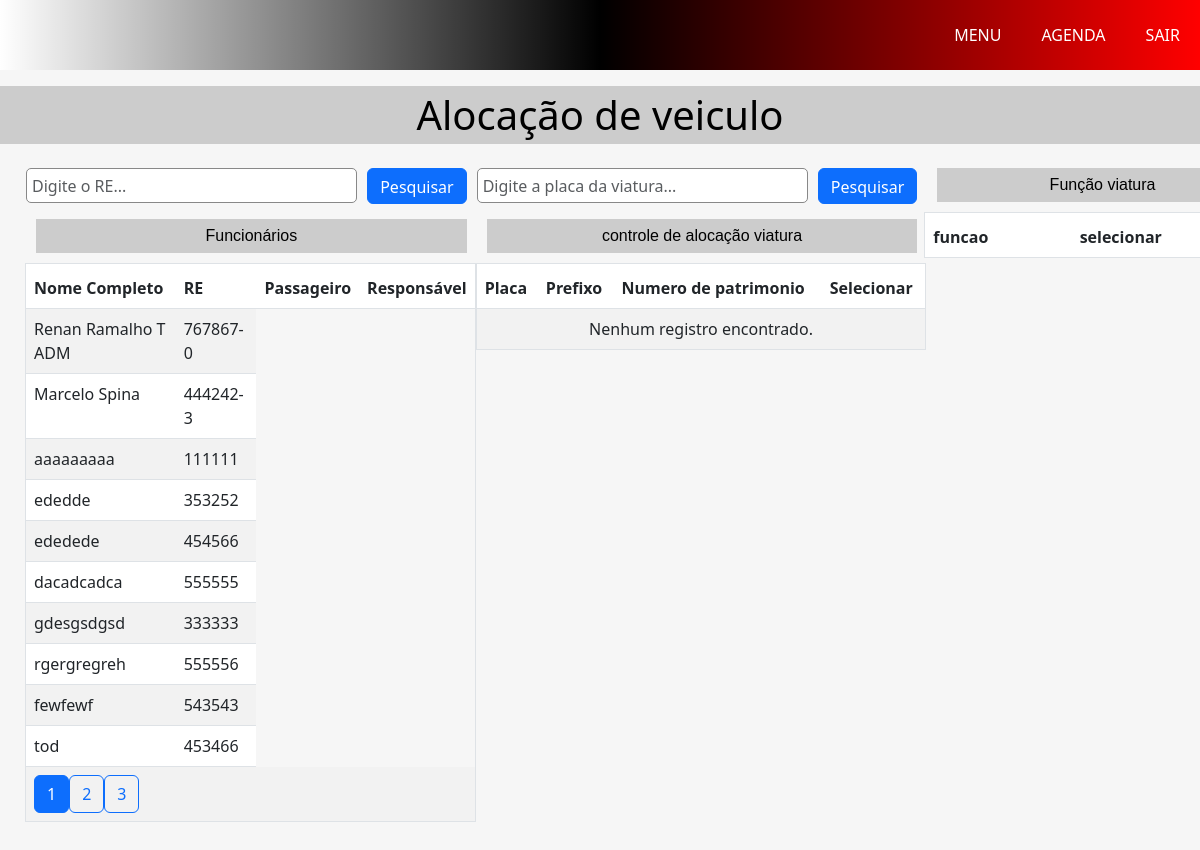
The app's page /p4/motomeclocacao.php, older data.
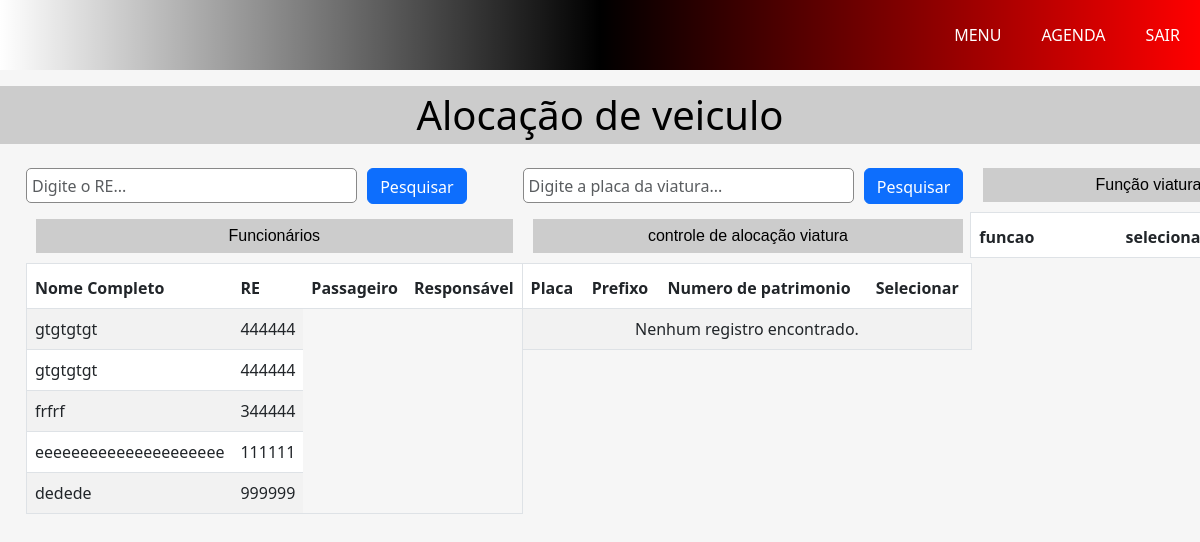
The same page, newer data.
### tables this page shows
CREATE TABLE `p1` (
  `id` int(2) NOT NULL,
  `RE` int(6) NOT NULL,
  `NomeCompleto` varchar(55) NOT NULL,
  `NomeGuerra` varchar(50) NOT NULL,
  `DataNascimento` date NOT NULL,
  `DataAdmissao` date NOT NULL,
  `Id_TipoSanguineo` int(1) NOT NULL,
  `Id_CidadeNatal` int(5) NOT NULL,
  `Id_CidadeEndereco` int(5) NOT NULL,
  `NomePai` varchar(55) NOT NULL,
  `NomeMae` varchar(55) NOT NULL,
  `Id_EstadoCivil` int(1) NOT NULL,
  `CPF` varchar(14) NOT NULL,
  `RG` varchar(9) NOT NULL,
  `CNH` int(11) NOT NULL,
  `ValidadeCNH` date NOT NULL,
  `Id_CategoriaCNH` int(1) NOT NULL,
  `Id_SATCNH` int(1) NOT NULL,
  `CEP` int(8) NOT NULL,
  `Endereco` varchar(100) NOT NULL,
  `Numero` int(5) NOT NULL,
  `Id_Logradouro` int(2) NOT NULL,
  `Bairro` varchar(50) NOT NULL,
  `Complemento` varchar(100) DEFAULT NULL,
  `NomeConjuge` varchar(70) NOT NULL,
  `DtNascConjuge` date NOT NULL,
  `Id_Sexo` int(1) NOT NULL,
  `Telefone1` varchar(14) NOT NULL,
  `Telefone2` varchar(14) DEFAULT NULL,
  `TelefoneRecados` varchar(14) NOT NULL,
  `img` varchar(80) DEFAULT 'img/usuario.png',
  `Id_graduacao` int(2) NOT NULL,
  `Id_estadoAtual` int(2) NOT NULL,
  `Id_estadoNatal` int(2) NOT NULL,
  `DtApresentacao` date NOT NULL
);

### p4/material_viewveiculo.php (the view, shortened to what this page needs)
<?php
require_once("../conexao/conexao.php");
$registrosPorPagina = 10;
$paginaAtual = isset($_GET['pagina']) ? intval($_GET['pagina']) : 1;
$offset = ($paginaAtual - 1) * $registrosPorPagina;
if (isset($_POST['re'])) {
    $re = trim($_POST['re']);
    $comandoSQL = "
        SELECT p1.* FROM p1
        WHERE p1.RE LIKE :re
        LIMIT :limit OFFSET :offset
    ";
    $stmt = $conexao->prepare($comandoSQL);
    $re = "%$re%";
    $stmt->bindParam(":re", $re, PDO::PARAM_STR);
} else {
    $comandoSQL = "
        SELECT p1.* FROM p1
        LIMIT :limit OFFSET :offset
    ";
    $stmt = $conexao->prepare($comandoSQL);
}
$stmt->bindParam(":limit", $registrosPorPagina, PDO::PARAM_INT);
$stmt->bindParam(":offset", $offset, PDO::PARAM_INT);
$stmt->execute();
$dados = $stmt->fetchAll(PDO::FETCH_ASSOC);
$totalRegistrosSQL = "SELECT COUNT(*) FROM p1";
$totalStmt = $conexao->prepare($totalRegistrosSQL);
$totalStmt->execute();
$totalRegistros = $totalStmt->fetchColumn();
$totalPaginas = ceil($totalRegistros / $registrosPorPagina);
if (count($dados) > 0) {
    foreach ($dados as $row) {
        echo "<tr id='linha-{$row['id']}'>
                <td class='hidden'>{$row['id']}</td>
                <td>{$row['NomeCompleto']}</td>
                <td>{$row['RE']}</td>";
        echo "</tr>";
    }
    if ($totalRegistros > $registrosPorPagina) {
        echo "<tr><td colspan='5' class='text-center'>";
        echo "<div class='pagination'>";
        for ($i = 1; $i <= $totalPaginas; $i++) {
            $active = ($i == $paginaAtual) ? "btn-primary" : "btn-outline-primary";
            echo "<button class='btn $active' onclick='carregarPagina($i)'>$i</button> ";
        }
        echo "</div>";
        echo "</td></tr>";
    }
} else {
    echo "<tr><td colspan='5' class='text-center'>Nenhum registro encontrado.</td></tr>";
}
?>

Row changes from the older to the newer data that the page shows:
removed p1: NomeCompleto "Renan Ramalho T ADM", RE "767867-0"
removed p1: NomeCompleto "Marcelo Spina", RE "444242-3"
removed p1: NomeCompleto "aaaaaaaaa", RE "111111"
removed p1: NomeCompleto "ededde", RE "353252"
removed p1: NomeCompleto "ededede", RE "454566"
removed p1: NomeCompleto "dacadcadca", RE "555555"
removed p1: NomeCompleto "gdesgsdgsd", RE "333333"
removed p1: NomeCompleto "rgergregreh", RE "555556"
removed p1: NomeCompleto "fewfewf", RE "543543"
removed p1: NomeCompleto "tod", RE "453466"
added p1: NomeCompleto "gtgtgtgt", RE "444444"
added p1: NomeCompleto "gtgtgtgt", RE "444444"
added p1: NomeCompleto "frfrf", RE "344444"
added p1: NomeCompleto "eeeeeeeeeeeeeeeeeeeee", RE "111111"
added p1: NomeCompleto "dedede", RE "999999"
Text that changed along with them:
list line gone: "1"
list line gone: "2"
list line gone: "3"
